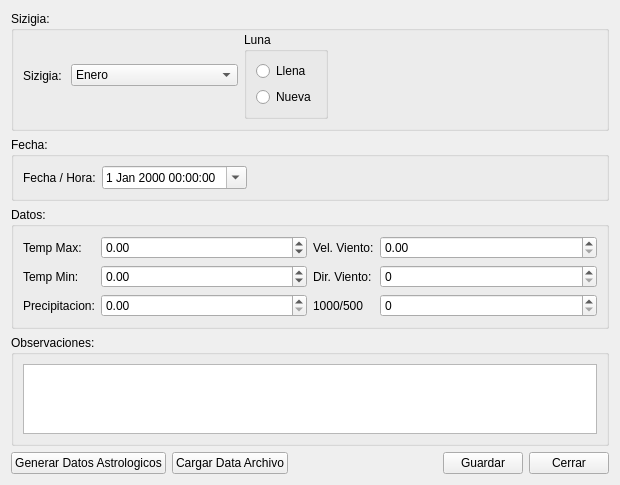
<?xml version="1.0" encoding="UTF-8"?>
<ui version="4.0">
 <class>grabDataWidget</class>
 <widget class="QWidget" name="grabDataWidget">
  <property name="geometry">
   <rect>
    <x>0</x>
    <y>0</y>
    <width>620</width>
    <height>429</height>
   </rect>
  </property>
  <property name="windowTitle">
   <string>Carga de Datos</string>
  </property>
  <layout class="QVBoxLayout" name="verticalLayout_2">
   <item>
    <widget class="QGroupBox" name="SizigiagroupBox">
     <property name="title">
      <string>Sizigia: </string>
     </property>
     <property name="alignment">
      <set>Qt::AlignLeading|Qt::AlignLeft|Qt::AlignTop</set>
     </property>
     <layout class="QHBoxLayout" name="sizigiaLayout">
      <property name="topMargin">
       <number>1</number>
      </property>
      <item>
       <widget class="QLabel" name="label_2">
        <property name="text">
         <string>Sizigia: </string>
        </property>
       </widget>
      </item>
      <item>
       <widget class="QComboBox" name="sizigiaComboBox">
        <property name="sizePolicy">
         <sizepolicy hsizetype="Fixed" vsizetype="Fixed">
          <horstretch>0</horstretch>
          <verstretch>0</verstretch>
         </sizepolicy>
        </property>
        <item>
         <property name="text">
          <string>Enero</string>
         </property>
        </item>
        <item>
         <property name="text">
          <string>Febrero</string>
         </property>
        </item>
        <item>
         <property name="text">
          <string>Marzo</string>
         </property>
        </item>
        <item>
         <property name="text">
          <string>Abril</string>
         </property>
        </item>
        <item>
         <property name="text">
          <string>Mayo</string>
         </property>
        </item>
        <item>
         <property name="text">
          <string>Junio</string>
         </property>
        </item>
        <item>
         <property name="text">
          <string>Julio</string>
         </property>
        </item>
        <item>
         <property name="text">
          <string>Agosto</string>
         </property>
        </item>
        <item>
         <property name="text">
          <string>Septiembre</string>
         </property>
        </item>
        <item>
         <property name="text">
          <string>Octubre</string>
         </property>
        </item>
        <item>
         <property name="text">
          <string>Noviembre</string>
         </property>
        </item>
        <item>
         <property name="text">
          <string>Diciembre</string>
         </property>
        </item>
        <item>
         <property name="text">
          <string>Solsticio de Verano</string>
         </property>
        </item>
        <item>
         <property name="text">
          <string>Solsticio de Invierno</string>
         </property>
        </item>
        <item>
         <property name="text">
          <string>Equinoccio de Primavera</string>
         </property>
        </item>
        <item>
         <property name="text">
          <string>Equinoccio de Otoño</string>
         </property>
        </item>
       </widget>
      </item>
      <item>
       <widget class="QGroupBox" name="lunaGroupBox">
        <property name="title">
         <string>Luna</string>
        </property>
        <property name="checkable">
         <bool>false</bool>
        </property>
        <layout class="QVBoxLayout" name="verticalLayout_3">
         <item>
          <widget class="QRadioButton" name="fullMoonRadioButton">
           <property name="text">
            <string>Llena</string>
           </property>
          </widget>
         </item>
         <item>
          <widget class="QRadioButton" name="newMoonRadioButton">
           <property name="text">
            <string>Nueva</string>
           </property>
          </widget>
         </item>
        </layout>
       </widget>
      </item>
      <item>
       <spacer name="horizontalSpacer_2">
        <property name="orientation">
         <enum>Qt::Horizontal</enum>
        </property>
        <property name="sizeHint" stdset="0">
         <size>
          <width>40</width>
          <height>20</height>
         </size>
        </property>
       </spacer>
      </item>
     </layout>
    </widget>
   </item>
   <item>
    <widget class="QGroupBox" name="fechaGroupBox">
     <property name="title">
      <string>Fecha:</string>
     </property>
     <layout class="QHBoxLayout" name="horizontalLayout_2">
      <item>
       <widget class="QLabel" name="label">
        <property name="text">
         <string>Fecha / Hora:</string>
        </property>
       </widget>
      </item>
      <item>
       <widget class="QDateTimeEdit" name="dateTimeEdit">
        <property name="calendarPopup">
         <bool>true</bool>
        </property>
       </widget>
      </item>
      <item>
       <spacer name="horizontalSpacer">
        <property name="orientation">
         <enum>Qt::Horizontal</enum>
        </property>
        <property name="sizeHint" stdset="0">
         <size>
          <width>40</width>
          <height>20</height>
         </size>
        </property>
       </spacer>
      </item>
     </layout>
    </widget>
   </item>
   <item>
    <widget class="QGroupBox" name="groupBox">
     <property name="title">
      <string>Datos:</string>
     </property>
     <layout class="QHBoxLayout" name="horizontalLayout">
      <item>
       <layout class="QFormLayout" name="formLayout">
        <item row="0" column="0">
         <widget class="QLabel" name="tempMaxLabel">
          <property name="text">
           <string>Temp Max:</string>
          </property>
         </widget>
        </item>
        <item row="0" column="1">
         <widget class="QDoubleSpinBox" name="tempMaxDoubleSpinBox">
          <property name="minimum">
           <double>-99990000.000000000000000</double>
          </property>
         </widget>
        </item>
        <item row="1" column="0">
         <widget class="QLabel" name="tempMinLabel">
          <property name="text">
           <string>Temp Min:</string>
          </property>
         </widget>
        </item>
        <item row="1" column="1">
         <widget class="QDoubleSpinBox" name="tempMinDoubleSpinBox">
          <property name="minimum">
           <double>-990000.000000000000000</double>
          </property>
         </widget>
        </item>
        <item row="2" column="0">
         <widget class="QLabel" name="presionLabel">
          <property name="text">
           <string>Precipitacion:</string>
          </property>
         </widget>
        </item>
        <item row="2" column="1">
         <widget class="QDoubleSpinBox" name="precipitacionSpinBox"/>
        </item>
       </layout>
      </item>
      <item>
       <layout class="QFormLayout" name="formLayout_2">
        <property name="fieldGrowthPolicy">
         <enum>QFormLayout::AllNonFixedFieldsGrow</enum>
        </property>
        <item row="0" column="0">
         <widget class="QLabel" name="velVientoLabel">
          <property name="text">
           <string>Vel. Viento:</string>
          </property>
         </widget>
        </item>
        <item row="1" column="0">
         <widget class="QLabel" name="dirVientoLabel">
          <property name="text">
           <string>Dir. Viento:</string>
          </property>
         </widget>
        </item>
        <item row="1" column="1">
         <widget class="QSpinBox" name="dirVientoSpinBox"/>
        </item>
        <item row="2" column="0">
         <widget class="QLabel" name="data1000500Label">
          <property name="text">
           <string>1000/500</string>
          </property>
         </widget>
        </item>
        <item row="0" column="1">
         <widget class="QDoubleSpinBox" name="velVientoDoubleSpinBox">
          <property name="maximum">
           <double>999.990000000000009</double>
          </property>
         </widget>
        </item>
        <item row="2" column="1">
         <widget class="QSpinBox" name="data1000500SpinBox">
          <property name="maximum">
           <number>9999</number>
          </property>
         </widget>
        </item>
       </layout>
      </item>
     </layout>
    </widget>
   </item>
   <item>
    <widget class="QGroupBox" name="groupBox_2">
     <property name="title">
      <string>Observaciones:</string>
     </property>
     <layout class="QVBoxLayout" name="verticalLayout">
      <item>
       <widget class="QPlainTextEdit" name="observacionesTextEdit"/>
      </item>
     </layout>
    </widget>
   </item>
   <item>
    <layout class="QHBoxLayout" name="horizontalLayout_3">
     <property name="topMargin">
      <number>0</number>
     </property>
     <item>
      <widget class="QPushButton" name="astroInfoButton">
       <property name="text">
        <string>Generar Datos Astrologicos</string>
       </property>
      </widget>
     </item>
     <item>
      <widget class="QPushButton" name="satelmecPushButton">
       <property name="text">
        <string>Cargar Data Archivo</string>
       </property>
      </widget>
     </item>
     <item>
      <spacer name="horizontalSpacer_3">
       <property name="orientation">
        <enum>Qt::Horizontal</enum>
       </property>
       <property name="sizeHint" stdset="0">
        <size>
         <width>40</width>
         <height>20</height>
        </size>
       </property>
      </spacer>
     </item>
     <item>
      <widget class="QPushButton" name="saveButton">
       <property name="text">
        <string>Guardar</string>
       </property>
      </widget>
     </item>
     <item>
      <widget class="QPushButton" name="closeButton">
       <property name="text">
        <string>Cerrar</string>
       </property>
      </widget>
     </item>
    </layout>
   </item>
  </layout>
 </widget>
 <resources/>
 <connections>
  <connection>
   <sender>closeButton</sender>
   <signal>clicked()</signal>
   <receiver>grabDataWidget</receiver>
   <slot>close()</slot>
   <hints>
    <hint type="sourcelabel">
     <x>595</x>
     <y>348</y>
    </hint>
    <hint type="destinationlabel">
     <x>618</x>
     <y>59</y>
    </hint>
   </hints>
  </connection>
 </connections>
</ui>
